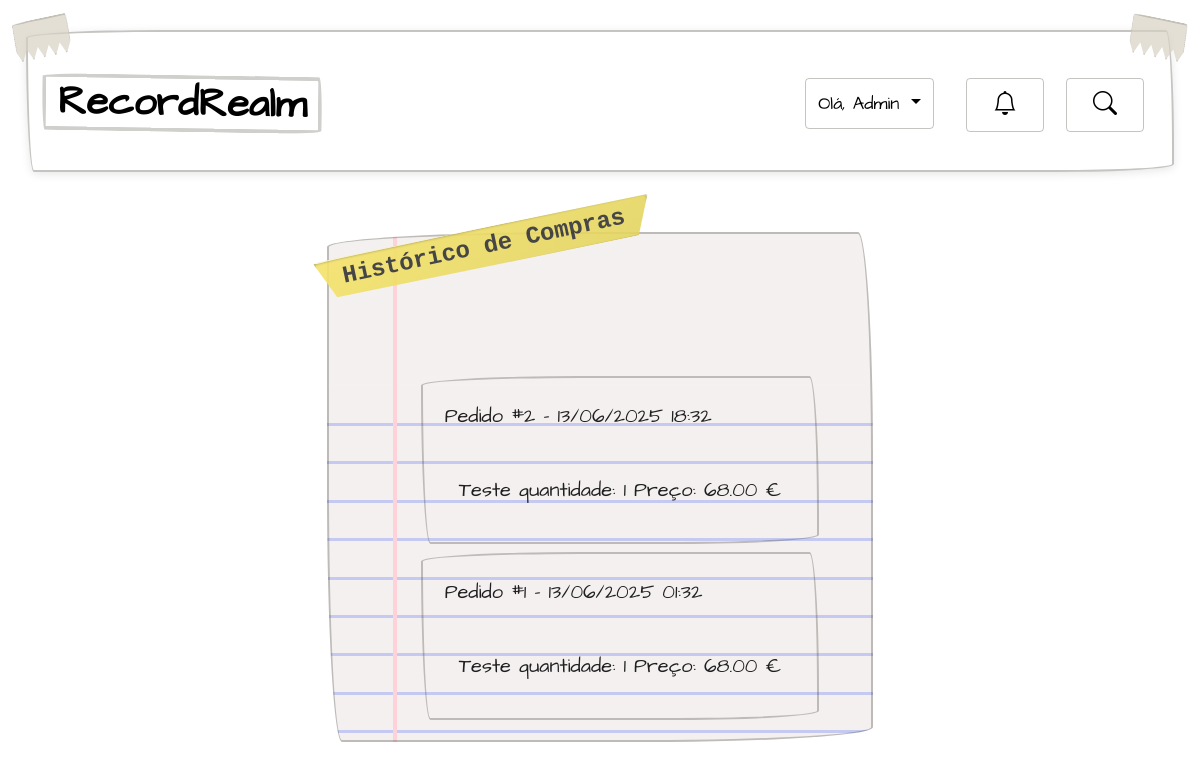
Screenshot of /historico/ (signed in) with the database file from the repository.
### core/models.py (models this page shows, shortened)
class Pedido(models.Model):
    user = models.ForeignKey(User, on_delete=models.CASCADE)
    data_pedido = models.DateTimeField(auto_now_add=True)

class ItemPedido(models.Model):
    pedido = models.ForeignKey(Pedido, on_delete=models.CASCADE, related_name='itens')
    album = models.ForeignKey(Album, on_delete=models.CASCADE)
    quantidade = models.PositiveIntegerField(default=1)
    preco_unitario = models.DecimalField(max_digits=10, decimal_places=2)  # preço na hora do pedido

class Album(models.Model):
    GENRE_CHOICES = [
        ('rock', 'Rock'),
        ('pop', 'Pop'),
        ('jazz', 'Jazz'),
        ('classico', 'Clássica'),
        ('hip_hop', 'Hip Hop'),
        ('eletronica', 'Eletrônica'),
    ]
    id_album = models.AutoField(primary_key=True)
    nome = models.CharField(max_length=255)
    breve_descricao = models.TextField(null=True, blank=True)
    descricao = models.TextField()
    genero = models.CharField(max_length=50, choices=GENRE_CHOICES)
    preco = models.DecimalField(max_digits=10, decimal_places=2)
    data_de_lancamento = models.DateField()
    imagem = models.ImageField(upload_to='albums/', null=True, blank=True)
    artista = models.ForeignKey(Artist, on_delete=models.CASCADE, default=1)
    favorito = models.ManyToManyField(User, related_name='album_favorito', blank=True)

### core/views.py (the view)
# urls.py: path('historico/', views.historico_compras, name='historico_compras'),
@login_required
def historico_compras(request):
    pedidos = Pedido.objects.filter(user=request.user).order_by('-data_pedido').prefetch_related('itens__album')
    return render(request, 'core/historico_compras.html', {'pedidos': pedidos})

### core/templates/core/historico_compras.html (shortened to what this page needs)
{% extends 'core/base.html' %}
{% block content %}
<div style ="padding-top: 30px; border-color: transparent;"></div>
<div class="paper-chat" style="max-width: 800px; margin: auto;">
  <h1 class="fita">Histórico de Compras</h1>
  {% if pedidos %}
    {% for pedido in pedidos %}
      <div class="pedido">
        <h3 style = "border-color: transparent;">Pedido #{{ pedido.id }} - {{ pedido.data_pedido|date:"d/m/Y H:i" }}</h3>
        <ul style = "border-color: transparent;">
          {% for item in pedido.itens.all %}
            <li style = "list-style: none; border-color: transparent;">{{ item.album.nome }} quantidade: {{ item.quantidade }} Preço: {{ item.preco_unitario|floatformat:2 }} €</li>
          {% endfor %}
        </ul>
      </div>
    {% endfor %}
  {% else %}
    <p>Não foram encontradas compras anteriores.</p>
  {% endif %}
</div>
{% endblock %}

### core/templates/core/base.html (shortened to what this page needs)
{% load static %}
<!DOCTYPE html>
<html>
  <head>
    <link href="https://cdn.jsdelivr.net/npm/bootstrap-icons/font/bootstrap-icons.css" rel="stylesheet">
    <link href="https://cdn.jsdelivr.net/npm/bootstrap@5.3.3/dist/css/bootstrap.min.css" rel="stylesheet">
    <link rel="stylesheet" href="{% static 'css/style.css' %}">
  </head>
  <body>
    <link href="https://cdn.jsdelivr.net/npm/bootstrap-icons/font/bootstrap-icons.css" rel="stylesheet">
    <nav id="tape-wrapper">
      <div class="tape-corner left"></div>
      <div class="tape-corner right"></div>
      <div class="header">
        <a href="/" class="logo">RecordRealm</a>
        <div class="header-right">
          {% if request.user.is_authenticated %}
            {% if request.user.is_staff or request.user.is_superuser %}
              <div style = "border-color: transparent;"  class="dropdown d-inline-block">
                <a href="#" class="dropdown-toggle" id="adminDropdown" data-bs-toggle="dropdown" aria-expanded="false">
                  Olá, {{ user.username }}
                </a>
              </div>
            {% else %}
              <a href="/perfil/">Olá, {{ user.username }}</a>
              <a href="/rooms/">Porque não falar um pouco?</a>
            {% endif %}
            <a href="{% url 'convite_pendente' %}" class="position-relative me-2" title="Convites Pendentes">
              <i style = "border-color: transparent;" class="bi bi-bell fs-4"></i>
            </a>
          {% else %}
            <a href="/login/">Log in</a>
            <a href="/signup/">Criar Conta</a>
          {% endif %}
          <a href="#" id="search-toggle" title="Pesquisar">
            <i style = "border-color: transparent;"class="bi bi-search fs-4"></i>
          </a>
        </div>
      </div>
    </nav>
{% block content %}
{% endblock %}
</body>
</html>

### core/static/css/style.css (style rules this page uses)
body { margin: 0; padding: 20px; display: flex; justify-content: center; flex-direction: column; }
*:not(html):not(body) { font-family: 'Handwritten', cursive; font-size: 1.25rem; padding: 0.5rem 0.5rem; margin: .5rem .25rem .25rem; outline: none; border-radius: 255px 15px 225px 15px/15px 225px 15px 255px; border: solid 0.1em #4140344E; }
:root { --main-line-color: hsl(234, 62%, 86%); --side-line-color: hsl(350, 100%, 91%); --paper-color: hsl(0, 15%, 95%); --ink-color: hsl(0, 0%, 12%); --line-thickness: 3px; --top-space: 4lh; --pink: #ecb2ba; --pink-dark: #c6939a; --tape-gray: #dbd8be; --tape-edge-gray: #b7b49d; --transparent: rgba(255, 255, 255, 0); }
:root { --tape-gray: #d8d2c4; --tape-edge-gray: #b5b0a6; }
#tape-wrapper { border-color: transparent; position: relative; width: 100%; margin: 0; padding: 0; }
.tape-corner { position: absolute; width: 7vmin; height: 5vmin; background-color: var(--tape-gray); opacity: 0.7; border-left: 1px dotted var(--tape-edge-gray); border-right: 1px dotted var(--tape-edge-gray); box-shadow: 0 2px 6px rgba(0, 0, 0, 0.2); z-index: 3; clip-path: polygon( 0 0, 100% 0, 100% 70%, 90% 100%, 80% 70%, 70% 100%, 60% 70%, 50% 100%, 40% 70%, 30% 100%, 20% 70%, 10% 100%, 0 70% ); }
.tape-corner.left { top: -1.5vmin; left: -1.5vmin; transform: rotate(-12deg) skewX(-3deg); }
.tape-corner.right { top: -1.5vmin; right: -1.5vmin; transform: rotate(12deg) skewX(3deg); }
.header { position: relative; background: white; padding: 20px 10px; z-index: 2; display: flex; justify-content: space-between; align-items: center; flex-wrap: wrap; box-shadow: 0 2px 10px rgba(0, 0, 0, 0.1); }
.header a { color: black; text-align: center; padding: 12px; text-decoration: none; font-size: 18px; line-height: 25px; border-radius: 4px; }
.header a.logo { font-size: 2em; border-radius: 255px 15px 225px 15px/15px 225px 15px 255px; border: solid 0.1em #63625a4e; transform: rotate(0.9deg); font-weight: bold; }
.header-right { display: flex; gap: 10px; border-color: transparent; }
.fita { font-size: 1.5rem; position: absolute; top: -15px; left: -20px; padding: 5px 25px; background: linear-gradient(145deg, #f5e36b, #e3d45f); color: #333; font-weight: bold; font-family: 'Courier New', Courier, monospace; box-shadow: inset 0 1px 2px rgba(0,0,0,0.2), 2px 2px 5px rgba(0,0,0,0.3); transform: rotate(-12deg); clip-path: polygon(0 0, 100% 5%, 95% 100%, 5% 95%); opacity: 0.9; border-top: 1px solid rgba(255,255,255,0.7); border-bottom: 1px solid rgba(0,0,0,0.1); z-index: inherit; }
.paper-chat { position: relative; background: var(--paper-color); margin: 2rem; padding: calc(var(--top-space) - 0.5lh) 3rem 1rem 5.5rem; font-size: 1.5rem; line-height: 1.6; color: var(--ink-color); background-image: linear-gradient( 90deg, transparent, transparent 4rem, var(--side-line-color) 4rem, var(--side-line-color) 4.25rem, transparent 4.25rem ), linear-gradient( var(--paper-color), var(--paper-color) var(--top-space), transparent var(--top-space) ), repeating-linear-gradient( transparent, transparent calc(1lh - var(--line-thickness)), var(--main-line-color) calc(1lh - var(--line-thickness)), var(--main-line-color) 1lh, transparent 1lh ); }
a { margin: 0 10px; color: #555; text-decoration: none; position: relative; }

### core/templates/core/base.html (style rules this page uses)
a { margin: 0 10px; color: #555; text-decoration: none; position: relative; }

### rows the page displays
Pedido: id "2", data_pedido "13/06/2025 18:32"
ItemPedido: album.nome "Teste", quantidade "1", preco_unitario "68.00"
Pedido: id "1", data_pedido "13/06/2025 01:32"
ItemPedido: album.nome "Teste", quantidade "1", preco_unitario "68.00"

### other values shown
{{ user.username }} "Admin"
